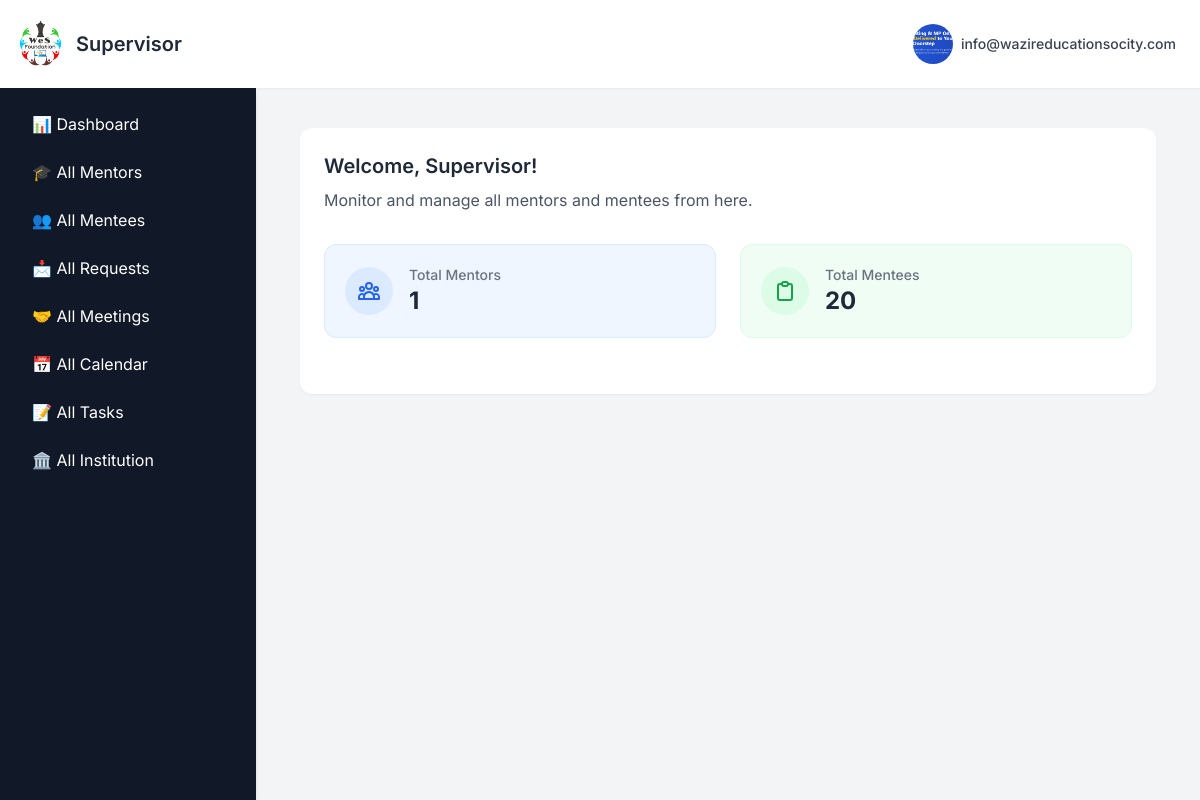
/supervisordashboard (signed in), run on the app's committed database.
### app.py (models this page shows, shortened)
class SupervisorProfile(db.Model):
    __tablename__ = "supervisor_profile"
    id = db.Column(db.Integer, primary_key=True)
    user_id = db.Column(db.Integer, db.ForeignKey("signup_details.id"), nullable=False, unique=True)
    organisation = db.Column(db.String(150))
    whatsapp = db.Column(db.String(20))
    location = db.Column(db.String(100))
    role = db.Column(db.String(100))
    additional_info = db.Column(db.Text)
    profile_picture = db.Column(db.String(100))
    user = db.relationship("User", backref="supervisor_profile", uselist=False)

class User(db.Model):
    __tablename__ = "signup_details"
    id = db.Column(db.Integer, primary_key=True)
    name = db.Column(db.String(100), nullable=False)
    email = db.Column(db.String(100), unique=True, nullable=False)
    password = db.Column(db.String(200), nullable=False)   # length thoda bada
    user_type = db.Column(db.String(10), nullable=False)
    institution = db.Column(db.String(150), nullable=True)
    institution_id = db.Column(db.Integer, db.ForeignKey("institutions.id"), nullable=True)
    mentor_profile = db.relationship("MentorProfile", backref="user", uselist=False)
    institution_ref = db.relationship("Institution", backref="users", foreign_keys="User.institution_id")

### app.py (the view, shortened to what this page needs)
@app.route("/supervisordashboard")
@profile_required
def supervisordashboard():
    if "email" not in session or session.get("user_type") != "0":
        return redirect(url_for("signin"))
    user = User.query.filter_by(email=session["email"]).first()
    profile_complete = check_profile_complete(user.id, "0")
    source_page = request.args.get("from", "supervisor")
    mentor_query = MentorProfile.query
    profession = request.args.get("profession")
    location = request.args.get("location")
    education = request.args.get("education")
    experience = request.args.get("experience")
    if profession:
        mentor_query = mentor_query.filter_by(profession=profession)
    if location:
        mentor_query = mentor_query.filter_by(location=location)
    if education:
        mentor_query = mentor_query.filter_by(education=education)
    mentors = mentor_query.all()
    options = {
        "professions": sorted({row[0] for row in MentorProfile.query.with_entities(MentorProfile.profession).distinct() if row[0]}),
        "locations": sorted({row[0] for row in MentorProfile.query.with_entities(MentorProfile.location).distinct() if row[0]}),
        "educations": sorted({row[0] for row in MentorProfile.query.with_entities(MentorProfile.education).distinct() if row[0]}),
        "experiences": sorted({row[0] for row in MentorProfile.query.with_entities(MentorProfile.years_of_experience).distinct() if row[0]}),
    }
    mentee_query = MenteeProfile.query.join(User, MenteeProfile.user_id == User.id)
    search_query = request.args.get("search", "").lower()
    stream_filter = request.args.get("stream", "")
    school_filter = request.args.get("school", "")
    goal_filter = request.args.get("goal", "")
    if stream_filter:
        mentee_query = mentee_query.filter(MenteeProfile.stream == stream_filter)
    if school_filter:
        mentee_query = mentee_query.filter(MenteeProfile.school_college_name == school_filter)
    if goal_filter:
        mentee_query = mentee_query.filter(MenteeProfile.goal == goal_filter)
    all_mentees = mentee_query.all()
    mentee_streams = sorted({row[0] for row in MenteeProfile.query.with_entities(MenteeProfile.stream).distinct() if row[0]})
    mentee_schools = sorted({row[0] for row in MenteeProfile.query.with_entities(MenteeProfile.school_college_name).distinct() if row[0]})
    mentee_goals = sorted({row[0] for row in MenteeProfile.query.with_entities(MenteeProfile.goal).distinct() if row[0]})
    all_requests = MentorshipRequest.query.all()
    mentor_requests = MentorProfile.query.filter_by(status="pending").all()
    mentee_requests = MenteeProfile.query.filter_by(status="pending").all()
    return render_template(
        "supervisor/supervisordashboard.html",
        show_sidebar=True,
        user_email=session["email"],
        mentors=mentors,
        mentees=all_mentees,
        all_requests=all_requests,
        mentor_requests=mentor_requests,
        mentee_requests=mentee_requests,
        professions=options["professions"],
        locations=options["locations"],
        educations=options["educations"],
        experiences=options["experiences"],
        mentee_streams=mentee_streams,
        mentee_schools=mentee_schools,
        mentee_goals=mentee_goals,
        active_section="dashboard",
        source_page=source_page,
        profile_complete=profile_complete
    )

### app.py (called while the page is built, shortened)
@app.context_processor
def inject_profile_complete():
    profile_complete = True  # Default to True (no popup)
    if "email" in session and session.get("user_type") in ["1", "2"]:
        user = User.query.filter_by(email=session["email"]).first()
        if user:
            profile_complete = check_profile_complete(user.id, session.get("user_type"))
    return dict(profile_complete=profile_complete)

def profile_required(f):
    @wraps(f)
    def decorated_function(*args, **kwargs):
        if "email" not in session:
            return redirect(url_for("signin"))
        user = User.query.filter_by(email=session["email"]).first()
        user_type = session.get("user_type")
        if not user:
            return redirect(url_for("signin"))
        return f(*args, **kwargs)
    return decorated_function

### templates/supervisor/supervisordashboard.html (shortened to what this page needs)
{% extends "base2.html" %}
{% block user %}Supervisor{% endblock %}
{% block content %}
<main class="max-w-7xl mx-auto px-2 sm:px-3 lg:px-3 py-2">
  <section id="dashboard" class="p-6 bg-white rounded-xl shadow-sm">
    <div class="mb-8">
      <h2 class="text-xl font-semibold text-gray-800 mb-2">Welcome, Supervisor!</h2>
      <p class="text-gray-600">Monitor and manage all mentors and mentees from here.</p>
    </div>
    <div class="grid grid-cols-1 md:grid-cols-2 gap-6 mb-8">
      <div class="bg-blue-50 p-5 rounded-xl border border-blue-100">
        <div class="flex items-center">
          <div class="rounded-full bg-blue-100 p-3 mr-4">
          </div>
          <div>
            <p class="text-sm font-medium text-gray-500">Total Mentors</p>
            <p class="text-2xl font-bold text-gray-800">{{ mentors|length if mentors else 0 }}</p>
          </div>
        </div>
      </div>
      <div class="bg-green-50 p-5 rounded-xl border border-green-100">
        <div class="flex items-center">
          <div class="rounded-full bg-green-100 p-3 mr-4">
          </div>
          <div>
            <p class="text-sm font-medium text-gray-500">Total Mentees</p>
            <p class="text-2xl font-bold text-gray-800">{{ mentees|length if mentees else 0 }}</p>
          </div>
        </div>
      </div>
    </div>
  </section>
</main>
{% endblock %}

### templates/base2.html (shortened to what this page needs)
<!DOCTYPE html>
<html lang="en">
<head>
    <script src="https://cdn.tailwindcss.com"></script>
    <link href='https://cdn.jsdelivr.net/npm/fullcalendar@5.11.3/main.min.css' rel='stylesheet' />
</head>
<body class="flex flex-col h-screen overflow-hidden">
    <nav class="bg-white shadow-sm p-4 flex justify-between items-center z-10">
        <div class="flex items-center space-x-2">
            <a href="
            {% if session.get('user_type') == '0' %}
                {{ url_for('supervisordashboard') }}
            {% elif session.get('user_type') == '1' %}
                {{ url_for('mentordashboard') }}
            {% elif session.get('user_type') == '2' %}
                {{ url_for('menteedashboard') }}
            {% elif session.get('user_type') == '3' %}
                {{ url_for('institutiondashboard') }}
            {% else %}
                {{ url_for('home') }}
            {% endif %}
            " class="flex items-center">
                <img src="{{ url_for('static', filename='img/logo.jpg') }}" alt="LOGO" class="h-12 w-12 rounded-full mr-3">
                <span class="text-xl font-semibold text-gray-800">{% block user %}{% endblock %}</span>
            </a>
        </div>
        <div class="relative">
            <button id="profile-dropdown-btn" class="group flex items-center space-x-2 p-2 rounded-full hover:bg-gray-600 hover:text-white transition-colors duration-200 focus:outline-none focus:ring focus:ring-blue-300">
                <div class="top-right-profile">
                    {% if current_user_profile_pic and current_user_profile_pic != 'default.png' %}
                        <img src="{{ url_for('static', filename='uploads/' + current_user_profile_pic) }}"
                             alt="Profile Picture" class="w-10 h-10 rounded-full object-cover">
                    {% else %}
                        <img src="{{ url_for('static', filename='uploads/default.png') }}"
                             alt="Profile Picture" class="w-10 h-10 rounded-full object-cover">
                    {% endif %}
                </div>
                <span class="text-sm font-medium text-gray-700 group-hover:text-white hidden sm:block">{{ session.get('email') }}</span>
            </button>
        </div>
    </nav>
    <div class="flex flex-1 overflow-hidden">
        {% if show_sidebar %}
            <aside id="sidebar"
                   class="fixed inset-y-0 left-0 w-64 bg-gray-900 shadow-md p-4 space-y-2 overflow-y-auto
                          transform -translate-x-full transition-transform duration-200 ease-in-out
                          md:relative md:translate-x-0 z-20">
                {% if session.get('user_type') == '0' %}
                    <a href="{{ url_for('supervisordashboard')}}"
                       class="block px-4 py-2 text-white hover:bg-gray-600 rounded-md">
                       📊 Dashboard
                    </a>
                    <a href="{{ url_for('supervisor_find_mentor')}}"
                       class="block px-4 py-2 text-white hover:bg-gray-600 rounded-md">
                       🎓 All Mentors
                    </a>
                    <a href="{{ url_for('supervisor_find_mentee')}}"
                       class="block px-4 py-2 text-white hover:bg-gray-600 rounded-md">
                       👥 All Mentees
                    </a>
                    <a href="{{ url_for('view_requests')}}"
                       class="block px-4 py-2 text-white hover:bg-gray-600 rounded-md">
                       📩 All Requests
                    </a>
                    <a href="{{ url_for('supervisor_meeting_details')}}"
                       class="block px-4 py-2 text-white hover:bg-gray-600 rounded-md">
                        🤝 All Meetings
                    </a>
                    <a href="{{ url_for('supervisor_calendar')}}"
                       class="block px-4 py-2 text-white hover:bg-gray-600 rounded-md">
                        📅 All Calendar
                    </a>
                    <a href="{{ url_for('supervisor_tasks')}}"
                       class="block px-4 py-2 text-white hover:bg-gray-600 rounded-md">
                        📝 All Tasks
                    </a>
                    <a href="{{ url_for('institution')}}"
                       class="block px-4 py-2 text-white hover:bg-gray-600 rounded-md">
                        🏛️ All Institution
                    </a>
                {% endif %}
            </aside>
        {% endif %}
        <main class="flex-1 p-8 overflow-y-auto pb-40">
            {% block content %}{% endblock %}
        </main>
    </div>
</body>
</html>

### templates/base2.html (style rules this page uses)
body { font-family: 'Inter', sans-serif; background-color: #f3f4f6; }

### data on the page
SupervisorProfile: profile_picture (picture)
User: get "info@wazireducationsocity.com"

### other printed values
{{ mentors|length if mentors else 0 }} "1"
{{ mentees|length if mentees else 0 }} "20"
